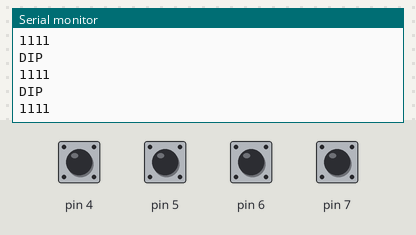
The sketch below on a simulated Arduino Uno, built with avr-gcc and run on an emulated ATmega328P. Shown: the last lines printed to the serial monitor. The inputs (shaded band) are chosen by the test bench; at power-on: pin 4–7 HIGH.

Above: at 2.8 s.
2.9 s: pin 4 pulled LOW for 1.2 s
At 3.4 s:
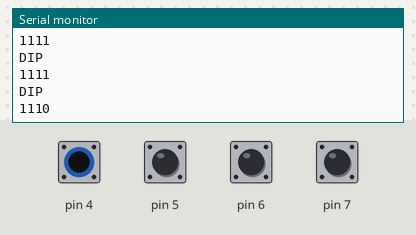
5.6 s: pin 5 pulled LOW for 1.2 s
At 6.8 s:
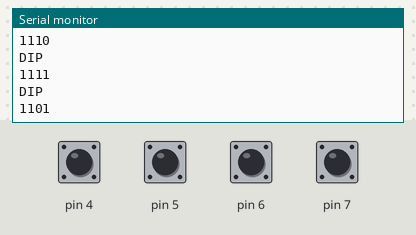
8.3 s: pin 6 pulled LOW for 1.2 s
At 9.8 s:
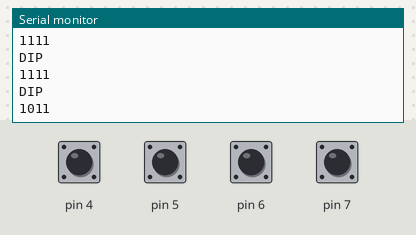
11.0 s: pin 7 pulled LOW for 1.2 s
At 11.8 s:
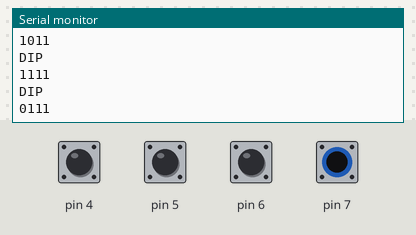
Timing chart, 0 to 14.0 s (numbered marks = the images above; inputs shaded):
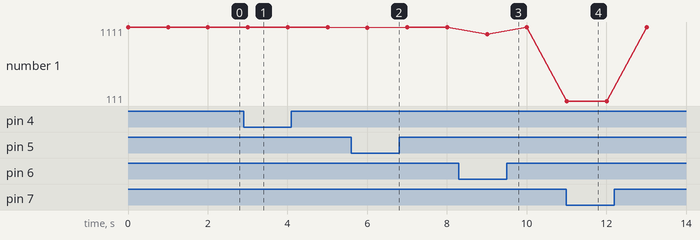

Measured:
- after the input at 2.9 s, the serial monitor: prints a new line after 0.11 s (image 1)
- after the input at 5.6 s, the serial monitor: prints a new line after 0.41 s (image 2)
- after the input at 8.3 s, the serial monitor: prints a new line after 0.71 s (image 3)
- after the input at 11.0 s, the serial monitor: prints a new line at once (image 4)

The sketch:

TinkerCAD_03_4_DIP______________.ino
```cpp
void setup() {
pinMode(7, INPUT_PULLUP);
pinMode(6, INPUT_PULLUP);
pinMode(5, INPUT_PULLUP);
pinMode(4, INPUT_PULLUP);
Serial.begin(9600);
}
void loop() {
Serial.println("DIP");
int s1state = digitalRead(7);
int s2state = digitalRead(6);
int s3state = digitalRead(5);
int s4state = digitalRead(4);
Serial.print(s1state);
Serial.print(s2state);
Serial.print(s3state);
Serial.print(s4state);
Serial.println();
delay(1000);
}
```
